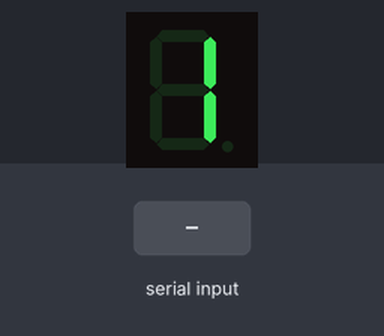
The sketch below on a simulated Arduino Uno, built with avr-gcc and run on an emulated ATmega328P. Shown: 1-digit seven-segment display. Wiring (inferred from the names in the program): 1-digit 7-segment display, segments lit when HIGH: segments pin 2, pin 3, pin 4, pin 5, pin 6, pin 7, pin 8, pin 9. Inputs (shaded band) come from the test bench. The segment pins are drawn as the display they are named for; what the sketch prints to the serial monitor is not drawn.

Above: at 1.6 s.
1.7 s: "P" received over Serial
3.2 s: "S" received over Serial
At 5.0 s:
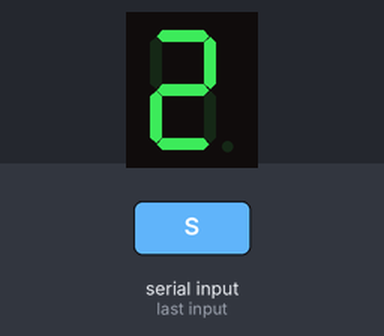
6.2 s: "s" received over Serial
At 6.7 s:
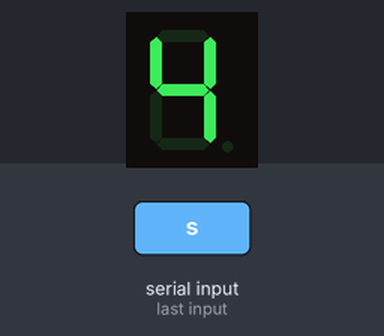
Timing chart, 0 to 9.2 s (numbered marks = the images above; inputs shaded):
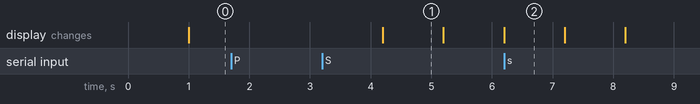

Measured:
- after the input at 1.7 s, every drawn part: stays the same
- after the input at 3.2 s, the display: changes after 1.0 s (image 1)
- what the display in image 1 shows lasts 1.0 s, from 4.2 s to 5.2 s

The sketch:

CH_37_03.ino
```cpp
// 0에서 9까지 숫자 표현을 위한 세그먼트 a, b, c, d, e, f, g, dp의 패턴
byte patterns[] = {
  0x3F, 0x06, 0x5B, 0x4F, 0x66, 0x6D, 0x7D, 0x27, 0x7F, 0x67
};
// 7세그먼트 연결 핀 : a, b, c, d, e, f, g, dp 순서
int pins[] = { 2, 3, 4, 5, 6, 7, 8, 9 };

int index = 0;        // 현재 출력하는 숫자
unsigned long time_previous;
boolean running = true;     // 카운터 동작 상태

void setup() {
  for (int i = 0; i < 8; i++) {     // 7세그먼트 연결 핀을 출력으로 설정
    pinMode(pins[i], OUTPUT);
  }
  time_previous = millis();
  Serial.begin(9600);
}

void loop() {
  if (Serial.available()) {     // 시리얼 모니터로 명령 입력
    char ch = Serial.read();
    Serial.print(String('\'') + ch + "\' : ");

    if (ch == 'S' || ch == 's') {   // 시작 명령 ‘Start‘
      running = true;
      Serial.println("시작");
    }
    else if (ch == 'P' || ch == 'p') {  // 정지 명령 ’stoP‘
      running = false;
      Serial.println("정지");
    }
    else {
      Serial.println("잘못된 명령");
    }
  }

  unsigned long time_current = millis();
  if (running) {        // 카운터가 동작 중일 때
    if (time_current - time_previous >= 1000) {
      time_previous = time_current;

      index = (index + 1) % 10;     // 0~9 반복
      displayOneDigit(index);   // 숫자 표시
    }
  }
  else {
    time_previous = time_current;
  }
}

void displayOneDigit(byte n) {    // 0~9 사이 숫자 표시
  for (int i = 0; i < 8; i++) {     // 7세그먼트에 표시
    boolean on_off = bitRead(patterns[n], i);
    digitalWrite(pins[i], on_off);
  }
}
```
